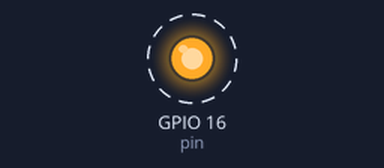
Bench run of a program on a simulated Raspberry Pi (BCM pin numbers). On the bench: output pins drawn as LEDs (lit = HIGH). Dashed ring = blinking.

Above: at 0.5 s.
Timing chart, 0 to 4.6 s (numbered marks = the images above):
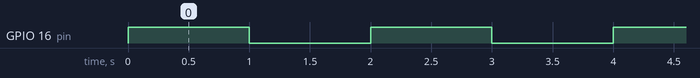

The program:

led_blink.py
```python
import RPi.GPIO as GPIO
import time

pin = 16

GPIO.setmode(GPIO.BCM)
GPIO.setup(pin, GPIO.OUT)

try :
    while True:
        GPIO.output(pin, True)
        time.sleep(1)

        GPIO.output(pin, False)
        time.sleep(1)

except KeyboardInterrupt:
    GPIO.cleanup()
```

Measured:
- by itself, GPIO 16 (pin): alternates HIGH for 1.0 s and LOW for 1.0 s
